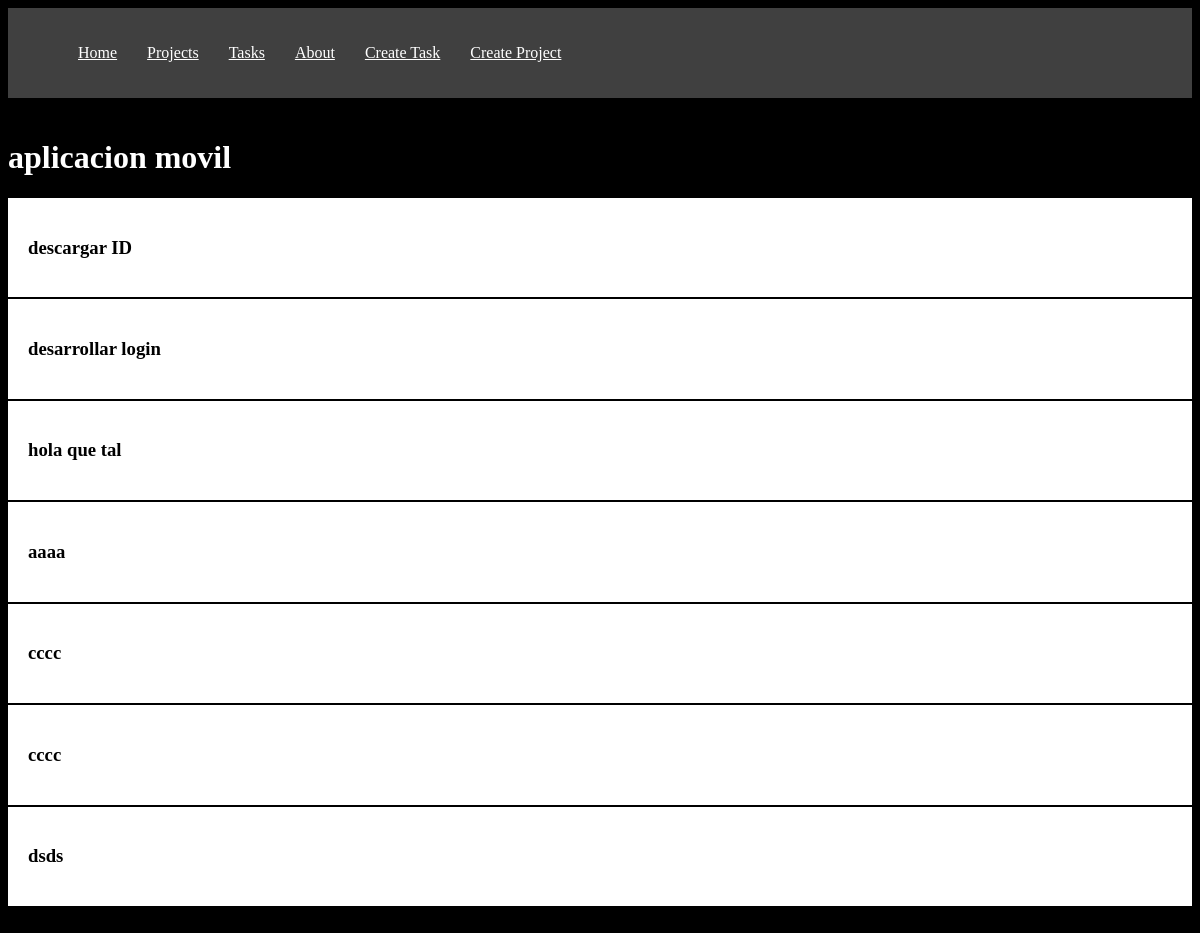
/project/1, run on an earlier commit of the app's database.
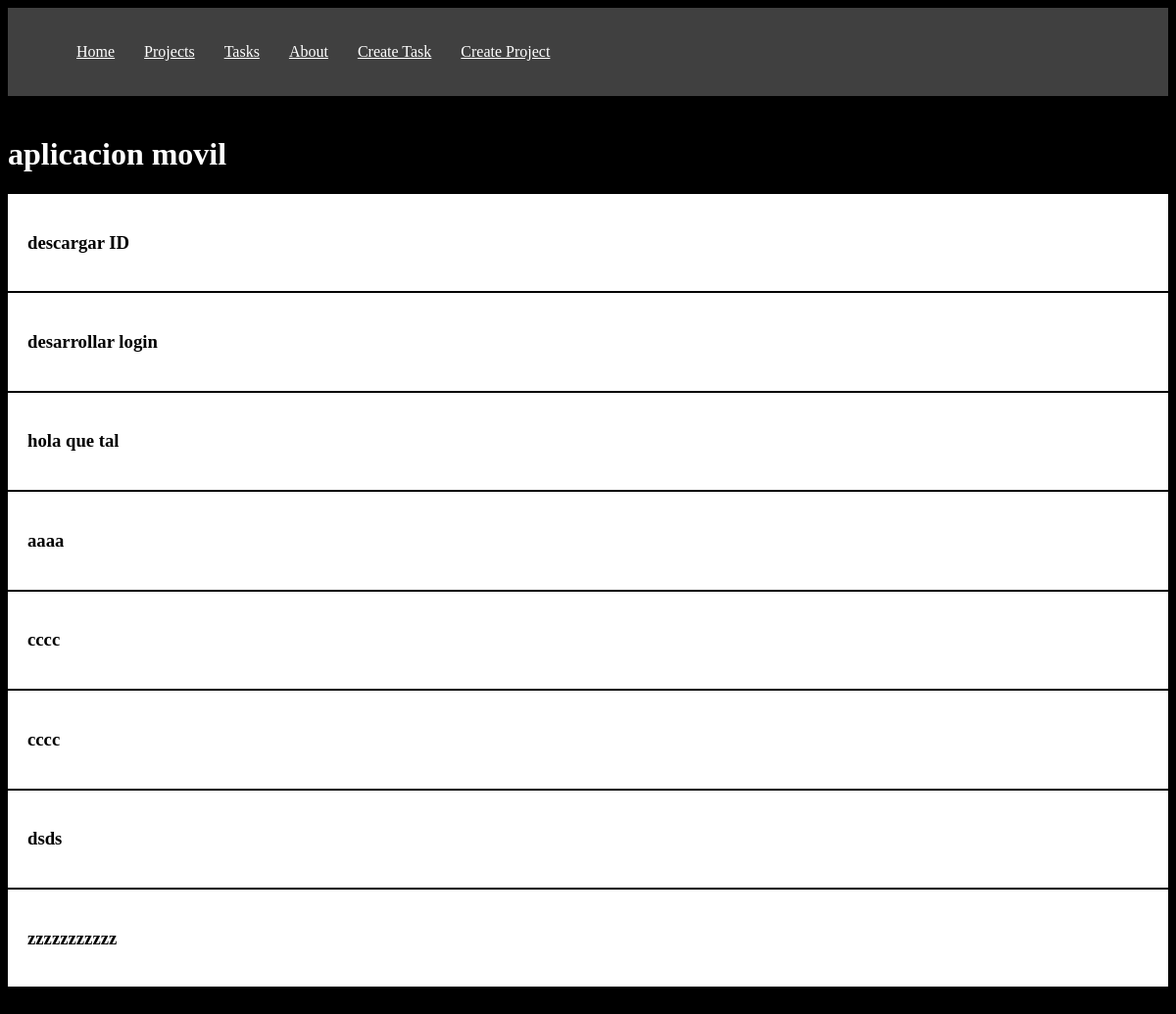
And on a later commit of the database.
### myapp/models.py (models this page shows, shortened)
class Task(models.Model):
    title = models.CharField(max_length=200)
    description= models.TextField()
    project = models.ForeignKey(Project, on_delete=models.CASCADE)
    done = models.BooleanField(default=False)
    objects = models.Manager()

### myapp/views.py (the view)
# urls.py: path('project/<int:id>', views.project_detail ,name='project_detail'),
def project_detail(request,id):
    project = get_object_or_404(Project,id=id)
    tasks = Task.objects.filter(project_id=id)
    print(project)
    return render(request, 'project_detail.html',{
        'project': project,
        'tasks' : tasks
    })

### myapp/models.py (called while the page is built)
    def __str__(self):
        return str(self.name)

### myapp/templates/project_detail.html
{% extends 'base.html' %}
{% block content %}
<h1> {{project}} </h1>
{% for task in tasks %}
 <article class="card">
    <h3> {{task.title}} </h3>
 </article>
{% endfor %}
{% endblock %}

What changed in the data, as far as the page shows it:
added Task: title "zzzzzzzzzzz"
